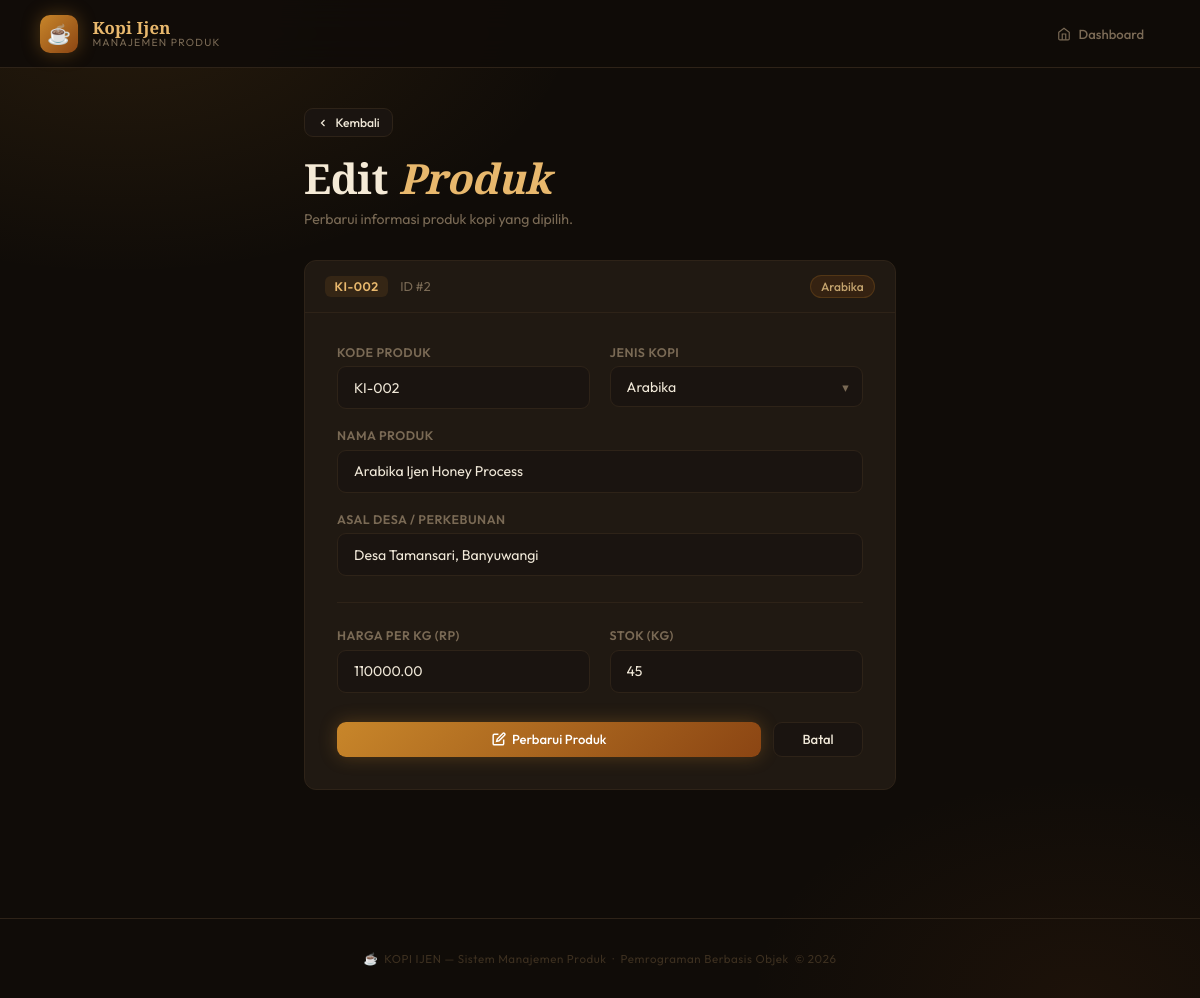
/views/edit.php?id=2, run on the app's committed database.
### tables this page shows
CREATE TABLE IF NOT EXISTS produk (
    id         INT AUTO_INCREMENT PRIMARY KEY,
    kode       VARCHAR(20)   NOT NULL UNIQUE,
    nama       VARCHAR(150)  NOT NULL,
    jenis      VARCHAR(50)   NOT NULL,
    asal_desa  VARCHAR(150)  NOT NULL,
    harga      DECIMAL(12,2) NOT NULL DEFAULT 0,
    stok       INT           NOT NULL DEFAULT 0,
    created_at TIMESTAMP DEFAULT CURRENT_TIMESTAMP
);

### controllers/ProdukController.php (called while the page is built, shortened)
<?php
require_once dirname(__DIR__) . "/config/Database.php";
require_once dirname(__DIR__) . "/models/Produk.php";
class ProdukController {
    public function __construct() {
        $database = new Database();
        $db = $database->connect();
        $this->model = new Produk($db);
    }
}
?>

### models/Produk.php (called while the page is built, shortened)
<?php
class Produk {
    private mysqli $conn;
    public function __construct(mysqli $db) {
        $this->conn = $db;
    }
    public function getById(int $id): array|null {
        $stmt = $this->conn->prepare("SELECT * FROM produk WHERE id = ?");
        $stmt->bind_param("i", $id);
        $stmt->execute();
        return $stmt->get_result()->fetch_assoc();
    }
}
?>

### views/edit.php (the view, shortened to what this page needs)
<?php
require_once dirname(__DIR__) . "/controllers/ProdukController.php";
$controller = new ProdukController();
$id  = isset($_GET['id']) ? (int)$_GET['id'] : 0;
$row = $controller->model->getById($id);
$jenis_options = ['Arabika', 'Robusta', 'Liberika', 'Excelsa', 'Blend'];
require_once "header.php";
?>
<div class="wrapper" style="max-width:640px;">
    <div class="page-header">
        <a href="../index.php" class="btn btn-ghost btn-sm" style="margin-bottom:1.2rem;">
            <svg width="12" height="12" fill="none" stroke="currentColor" stroke-width="2.5" viewBox="0 0 24 24"><polyline points="15 18 9 12 15 6"/></svg>
            Kembali
        </a>
        <h1>Edit <em>Produk</em></h1>
        <p>Perbarui informasi produk kopi yang dipilih.</p>
    </div>
    <div class="card">
        <div class="card-meta">
            <span class="kode-tag"><?= htmlspecialchars($row['kode']) ?></span>
            <span style="font-size:.8rem;color:var(--muted);">ID #<?= $id ?></span>
            <span class="jenis-pill" style="margin-left:auto;"><?= htmlspecialchars($row['jenis']) ?></span>
        </div>
        <div class="form-wrap">
            <form method="POST">
                <div class="form-grid">
                    <div class="form-group">
                        <label for="kode">Kode Produk</label>
                        <input type="text" id="kode" name="kode"
                               value="<?= htmlspecialchars($row['kode']) ?>"
                               placeholder="Contoh: KI-001">
                    </div>
                    <div class="form-group">
                        <label for="jenis">Jenis Kopi</label>
                        <div class="select-wrap">
                            <select id="jenis" name="jenis">
                                <?php foreach ($jenis_options as $j): ?>
                                    <option value="<?= $j ?>" <?= $row['jenis'] === $j ? 'selected' : '' ?>><?= $j ?></option>
                                <?php endforeach; ?>
                            </select>
                        </div>
                    </div>
                    <div class="form-group full">
                        <label for="nama">Nama Produk</label>
                        <input type="text" id="nama" name="nama"
                               value="<?= htmlspecialchars($row['nama']) ?>"
                               placeholder="Contoh: Kopi Arabika Ijen Premium">
                    </div>
                    <div class="form-group full">
                        <label for="asal_desa">Asal Desa / Perkebunan</label>
                        <input type="text" id="asal_desa" name="asal_desa"
                               value="<?= htmlspecialchars($row['asal_desa']) ?>"
                               placeholder="Contoh: Desa Kalianyar, Banyuwangi">
                    </div>
                    <hr class="form-divider">
                    <div class="form-group">
                        <label for="harga">Harga per kg (Rp)</label>
                        <input type="number" id="harga" name="harga"
                               value="<?= htmlspecialchars($row['harga']) ?>"
                               placeholder="Contoh: 85000" min="0" step="500">
                    </div>
                    <div class="form-group">
                        <label for="stok">Stok (kg)</label>
                        <input type="number" id="stok" name="stok"
                               value="<?= htmlspecialchars($row['stok']) ?>"
                               placeholder="Contoh: 50" min="0">
                    </div>
                </div>
                <div class="form-actions" style="margin-top:1.8rem;">
                    <button type="submit" name="update" class="btn btn-primary" style="flex:1;justify-content:center;">
                        <svg width="14" height="14" fill="none" stroke="currentColor" stroke-width="2.5" viewBox="0 0 24 24"><path d="M11 4H4a2 2 0 00-2 2v14a2 2 0 002 2h14a2 2 0 002-2v-7"/><path d="M18.5 2.5a2.121 2.121 0 013 3L12 15l-4 1 1-4z"/></svg>
                        Perbarui Produk
                    </button>
                    <a href="../index.php" class="btn btn-ghost" style="justify-content:center;min-width:90px;">Batal</a>
                </div>
            </form>
        </div>
    </div>
</div>
<?php require_once "footer.php"; ?>

### views/header.php (style rules this page uses)
*, *::before, *::after { box-sizing: border-box; margin: 0; padding: 0; }
:root { --bg: #100c08; --surface: #1a1410; --card: #201912; --border: #2e2318; --accent: #c8862a; --accent2: #8b4513; --gold: #e8b86d; --cream: #f5ead6; --danger: #dc4a38; --success: #5a9e6f; --text: #f0e8d8; --muted: #7a6a55; --radius: 12px; }
body { font-family: 'Outfit', sans-serif; background: var(--bg); color: var(--text); min-height: 100vh; background-image: radial-gradient(ellipse 70% 50% at 10% 0%, rgba(200,134,42,.12) 0%, transparent 55%), radial-gradient(ellipse 50% 40% at 90% 100%, rgba(139,69,19,.1) 0%, transparent 55%); }
.wrapper { max-width: 1020px; margin: 0 auto; padding: 2.5rem 1.5rem 5rem; }
.page-header { margin-bottom: 2rem; }
.page-header h1 { font-family: 'Playfair Display', serif; font-size: clamp(1.8rem, 3.5vw, 2.6rem); font-weight: 900; letter-spacing: -.01em; color: var(--cream); line-height: 1.1; }
.page-header h1 em { font-style: italic; color: var(--gold); }
.page-header p { color: var(--muted); font-size: .88rem; margin-top: .5rem; }
.card { background: var(--card); border: 1px solid var(--border); border-radius: var(--radius); overflow: hidden; }
.kode-tag { font-family: 'Outfit', monospace; font-size: .78rem; font-weight: 600; color: var(--gold); background: rgba(200,134,42,.12); padding: .2rem .6rem; border-radius: 6px; letter-spacing: .04em; }
.jenis-pill { font-size: .75rem; font-weight: 500; color: #c4a46e; background: rgba(139,69,19,.2); border: 1px solid rgba(200,134,42,.2); padding: .2rem .65rem; border-radius: 20px; white-space: nowrap; }
.btn { display: inline-flex; align-items: center; gap: .4rem; padding: .55rem 1.1rem; border-radius: 9px; font-family: 'Outfit', sans-serif; font-size: .82rem; font-weight: 500; cursor: pointer; border: none; text-decoration: none; transition: all .2s; white-space: nowrap; }
.btn-primary { background: linear-gradient(135deg, var(--accent), var(--accent2)); color: #fff; box-shadow: 0 0 18px rgba(200,134,42,.3); }
.btn-ghost { background: var(--surface); color: var(--text); border: 1px solid var(--border); }
.btn-sm { padding: .38rem .75rem; font-size: .76rem; }
.form-wrap { padding: 2rem; }
.form-grid { display: grid; grid-template-columns: 1fr 1fr; gap: 1.2rem; }
.form-group { margin-bottom: 0; }
.form-group.full { grid-column: 1 / -1; }
label { display: block; font-size: .78rem; font-weight: 600; color: var(--muted); margin-bottom: .4rem; letter-spacing: .04em; text-transform: uppercase; }
input[type="text"], input[type="number"], select { width: 100%; padding: .72rem 1rem; background: var(--surface); border: 1px solid var(--border); border-radius: 9px; color: var(--text); font-family: 'Outfit', sans-serif; font-size: .88rem; outline: none; transition: border-color .2s, box-shadow .2s; appearance: none; }
input::placeholder { color: var(--muted); opacity: .7; }
.select-wrap { position: relative; }
.select-wrap::after { content: '▾'; position: absolute; right: .9rem; top: 50%; transform: translateY(-50%); color: var(--muted); pointer-events: none; font-size: .8rem; }
select option { background: var(--surface); }
.form-actions { display: flex; gap: .75rem; margin-top: 2rem; }
.form-divider { grid-column: 1/-1; border: none; border-top: 1px solid var(--border); margin: .4rem 0; }
.card-meta { padding: .85rem 1.25rem; border-bottom: 1px solid var(--border); display: flex; align-items: center; gap: .75rem; flex-wrap: wrap; }

### data on the page
produk: kode "KI-002", jenis "Arabika", nama "Arabika Ijen Honey Process", asal_desa "Desa Tamansari, Banyuwangi", harga "110000.00", stok "45"

### other printed values
$id "2"
